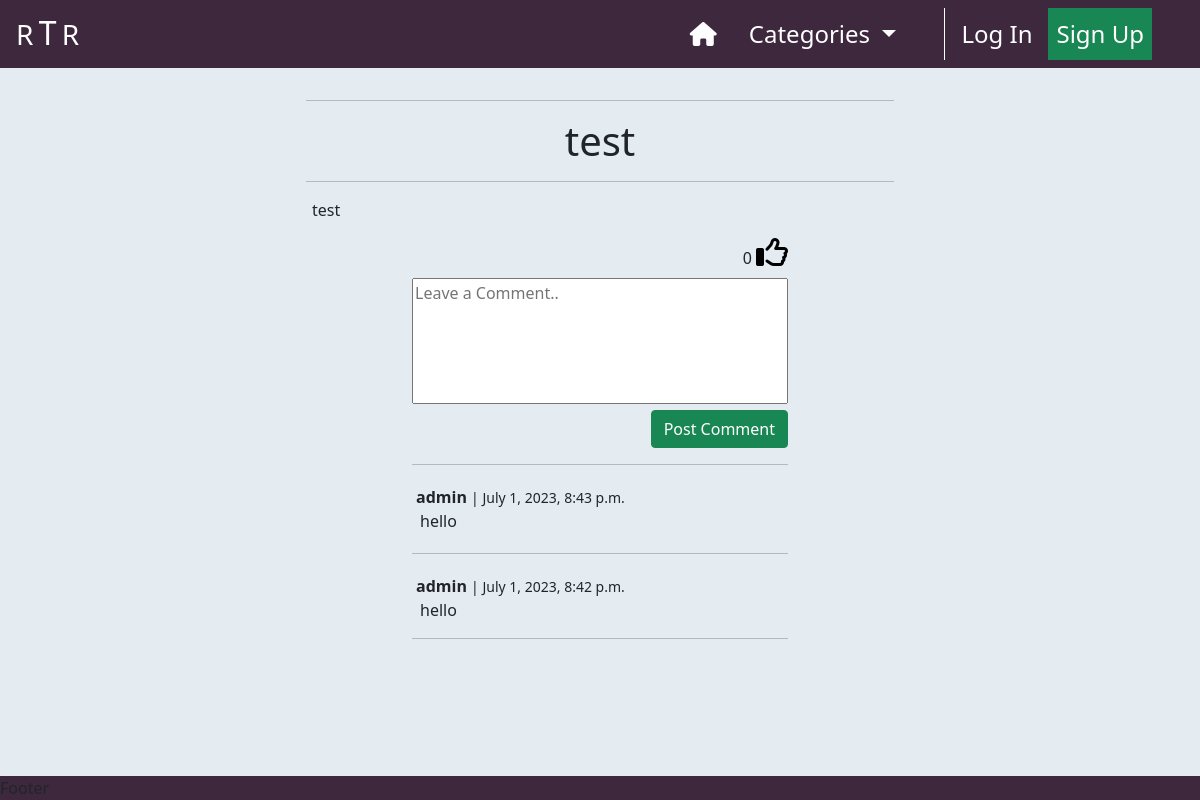
/post_detail/test-admin1/, run on the app's committed database.
### home/models.py (models this page shows, shortened)
class Post(models.Model):
    title = models.CharField(max_length=200, unique=True)
    slug = models.SlugField(
        max_length=200,
        unique=True,
        null=True,
        blank=True
    )
    author = models.ForeignKey(
        User,
        on_delete=models.CASCADE,
        related_name='posts'
    )
    excerpt = models.TextField(max_length=300, null=True, blank=True)
    content = models.TextField()
    category = models.ForeignKey(
        Category,
        max_length=30,
        null=True,
        blank=True,
        on_delete=models.SET_NULL
    )
    created_on = models.DateTimeField(auto_now_add=True)
    status = models.IntegerField(choices=STATUS, default=1)
    likes = models.ManyToManyField(User, related_name='likes', blank=True)
    class Meta:
        ordering = ['-created_on']
    def number_of_likes(self):
        return self.likes.count()

class Comment(models.Model):
    post = models.ForeignKey(
        Post,
        on_delete=models.CASCADE,
        related_name="comments"
    )
    author = models.ForeignKey(
        User,
        on_delete=models.CASCADE,
        related_name='user_comments'
    )
    body = models.TextField(max_length=300)
    created_on = models.DateTimeField(auto_now_add=True)
    approved = models.BooleanField(default=True)
    parent = models.ForeignKey(
        'self',
        null=True,
        blank=True,
        on_delete=models.CASCADE,
        related_name='replies'
    )
    class Meta:
        ordering = ['-created_on']

### post_detail/views.py (the view)
# urls.py: path('<slug:slug>/', views.post_detail, name='post_detail'),
def post_detail(request, slug, *args, **kwargs):
    queryset = Post.objects.filter(status=1)
    post = get_object_or_404(queryset, slug=slug)
    comments = post.comments.all().order_by("-created_on")
    comment_count = post.comments.filter(approved=True).count()
    liked = False
    commented = False
    if post.likes.filter(id=request.user.id).exists():
        liked = True
    if request.method == "POST":
        comment_form = CommentForm(data=request.POST)
        if comment_form.is_valid():
            comment_form.instance.email = request.user.email
            comment_form.instance.author = request.user
            comment = comment_form.save(commit=False)
            comment.post = post
            comment.save()
            messages.add_message(
                request, messages.SUCCESS,
                'Your comment has beens posted!'
            )
            comment_form = CommentForm()
        else:
            comment_form = CommentForm()
    else:
        comment_form = CommentForm()
    return render(
        request,
        'post_detail/post_detail.html',
        {
            "post": post,
            "comments": comments,
            "comment_count": comment_count,
            "liked": liked,
            "comment_form": comment_form
        },
    )

### post_detail/forms.py
class CommentForm(forms.ModelForm):
    class Meta:
        model = Comment
        fields = ('body',)
        labels = {'body': ''}
        widgets = {
            'body': forms.Textarea(attrs={
                    'class': 'w-100 h-100',
                    'cols': 80,
                    'rows': 5,
                    'placeholder': 'Leave a Comment..',
                })
        }

### home/context_processors.py (called while the page is built)
def categories(request):
    return {
        'categories': Category.objects.all()
    }

### home/models.py (called while the page is built)
    def get_friendly_name(self):
        return self.friendly_name

### post_detail/templates/post_detail/post_detail.html (shortened to what this page needs)
{% extends "base.html" %}
{% load static %}
{% block content %}
    <div class="container-fluid mt-3">
        <div class="row text-center">
            <div class="col-12 text-center">
                <hr class="w-50 post-title-space">
                <h1>{{ post.title }}</h1>
                <hr class="w-50 post-title-space">
            </div>
        </div>
        <div class="row">
            <div class="col-12 col-md-10 col-lg-8 col-xl-6
                        offset-md-1 offset-lg-2 offset-xl-3 mb-4">
                {{ post.content|safe }}
            </div>
        </div>
        <div class="row">
            <div class="col-12 col-sm-8 col-md-6 col-xl-4
                        offset-sm-2 offset-md-3 offset-xl-4 mb-2">
                <div class="form-right-container d-flex justify-content-end">
                    <form class="like-form"
                          action="{% url 'post_like' post.slug %}"
                          method="POST">
                        {{ post.number_of_likes }}
                        {% if liked %}
                            <button class="p-0 m-0 border-0 bg-alice" type="submit">
                                <i class="fa-regular fa-thumbs-up fa-2xl d-block mb-3" style="color: #0047AB"></i>
                            </button>
                        {% else %}
                            <button class="p-0 m-0 border-0 bg-alice" type="submit">
                                <i class="fa-regular fa-thumbs-up fa-2xl d-block mb-3"></i>
                            </button>
                        {% endif %}
                    </form>
                </div>
            </div>
        </div>
        <div class="row">
            <div class="col-12 col-sm-8 col-md-6 col-xl-4
                        offset-sm-2 offset-md-3 offset-xl-4">
                <form action="" method="POST">
                    {{ comment_form }}
                    <div class="row">
                        <div class="col-12 text-end">
                            <button type="submit" class="btn btn-success">Post Comment</button>
                        </div>
                    </div>
                </form>
            </div>
        </div>
        {% for comment in comments %}
            <div class="row">
                <div class="col-12 col-sm-8 col-md-6 col-xl-4
                            offset-sm-2 offset-md-3 offset-xl-4">
                    <hr>
                    <p class="mb-0 mt-1 ms-1 d-inline-block"><strong>{{ comment.author }}</strong></p>
                    <small> | {{ comment.created_on }}</small>
                    <p class="mb-1 ms-2">{{ comment.body }}</p>
                    {% if forloop.counter == comments.count %}
                        <hr>
                    {% endif %}
                </div>
            </div>
        {% endfor %}
    </div>
{% endblock %}

### static/css/base.css (style rules this page uses)
textarea { resize: none; width: 500px; max-width: 100%; }
.post-title-space { margin-left: 25%; }
.bg-alice { background-color: #E4EBF1; }

### data on the page
Post: title "test", content "test", number_of_likes "0"
Comment: author "admin", created_on "July 1, 2023, 8:43 p.m.", body "hello"
Comment: author "admin", created_on "July 1, 2023, 8:42 p.m.", body "hello"
